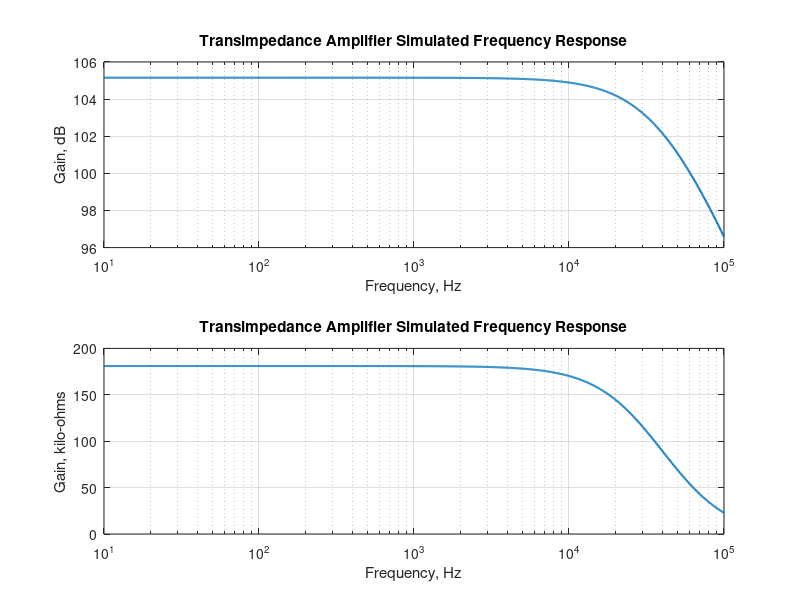

Recreate this plot in MATLAB.
% ECE 342 - Cameron Sullivan - Lab Task 1 MATLAB code

close all;

Array1 = csvread('TZ_amplifier_Gain_dB.CSV');
frequency1 = Array1(:, 1);
dB_gain = Array1(:, 4);

Array2 = csvread('TZ_amplifier_Gain_Ohms.CSV');
frequency2 = Array2(:, 1);
ohm_gain = Array2(:, 4) / 10e2;

subplot(2,1,1);
semilogx(frequency1, dB_gain, 'linewidth', 1.5);
title('Transimpedance Amplifier Simulated Frequency Response');
xlabel('Frequency, Hz');
ylabel('Gain, dB');
grid on;

subplot(2,1,2);
semilogx(frequency2, ohm_gain, 'linewidth', 1.5);
title('Transimpedance Amplifier Simulated Frequency Response');
xlabel('Frequency, Hz');
ylabel('Gain, kilo-ohms');
grid on;